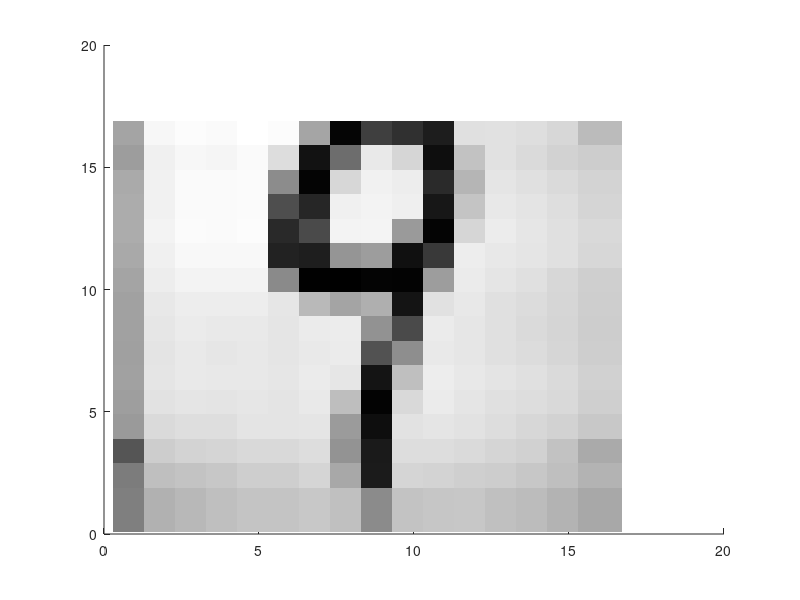

Write MATLAB code to recreate this figure. (Note: this script raises an error after producing the figure.)
%% show camera image

clear
close all

load pic.txt;

% convert to a value from 0 to 1
% minval=min(min(pic));
% maxval=max(max(pic));
% s=1/(maxval-minval);
% for i=1:(length(pic))
%     for j=1:(length(pic))
%         normPic(i,j)=(pic(i,j)-minval)*s;
%     end
% end

% try making bright pixels 255
% for i=1:(length(pic))
%     for j=1:(length(pic))
%         if pic(i,j) > 100
%             pic(i,j)=255;
%         end
%     end
% end

minval=min(min(pic));
maxval=max(max(pic));
s=1/(maxval-minval);
for i=1:(length(pic))
    for j=1:(length(pic))
        normPic(i,j)=(pic(i,j)-minval)*s;
    end
end

hold on
for i=1:16
    for j=1:16
        val=normPic(i,j);
        scatter(j,17-i,1000,[val val val],'filled','s');
    end
end
hold off

%% show testing data image
clear
close all

load data1.txt;
pic = data1(2110,:);
pic = reshape(pic,[16,16]);
pic=pic';
% convert to a value from 0 to 1
minval=min(min(pic));
maxval=max(max(pic));
s=1/(maxval-minval);
for i=1:(length(pic))
    for j=1:(length(pic))
        normPic(i,j)=(pic(i,j)-minval)*s;
    end
end   

hold on
for i=1:16
    for j=1:16
        val=normPic(i,j);
        scatter(j,17-i,1000,[val val val],'filled','s');
    end
end
hold off
